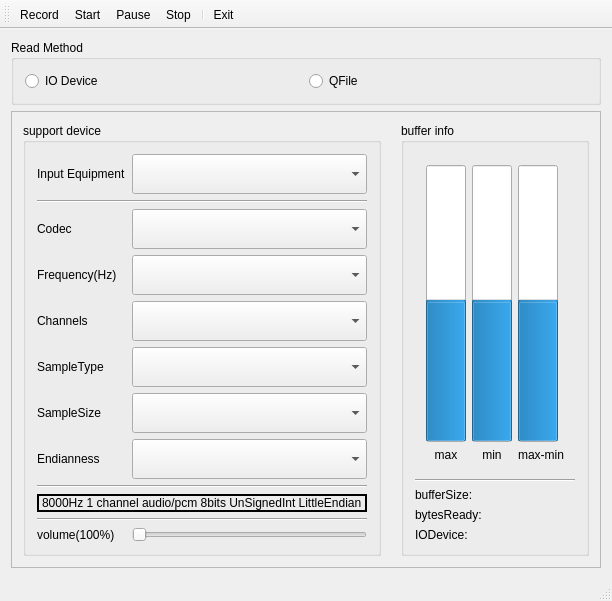
<?xml version="1.0" encoding="UTF-8"?>
<ui version="4.0">
 <class>AudioInput</class>
 <widget class="QMainWindow" name="AudioInput">
  <property name="geometry">
   <rect>
    <x>0</x>
    <y>0</y>
    <width>505</width>
    <height>530</height>
   </rect>
  </property>
  <property name="windowTitle">
   <string>AudioInput</string>
  </property>
  <widget class="QWidget" name="centralWidget">
   <layout class="QVBoxLayout" name="verticalLayout" stretch="1,5">
    <item>
     <widget class="QGroupBox" name="groupBox">
      <property name="title">
       <string>Read Method</string>
      </property>
      <layout class="QHBoxLayout" name="horizontalLayout" stretch="0,0">
       <item>
        <widget class="QRadioButton" name="rbtDevice">
         <property name="text">
          <string>IO Device</string>
         </property>
        </widget>
       </item>
       <item>
        <widget class="QRadioButton" name="rbtQFile">
         <property name="text">
          <string>QFile</string>
         </property>
        </widget>
       </item>
      </layout>
     </widget>
    </item>
    <item>
     <widget class="QFrame" name="frame">
      <property name="frameShape">
       <enum>QFrame::StyledPanel</enum>
      </property>
      <property name="frameShadow">
       <enum>QFrame::Raised</enum>
      </property>
      <layout class="QHBoxLayout" name="horizontalLayout_2" stretch="1,1">
       <property name="spacing">
        <number>20</number>
       </property>
       <item>
        <widget class="QGroupBox" name="groupBoxDevice">
         <property name="title">
          <string>support device</string>
         </property>
         <layout class="QGridLayout" name="gridLayout">
          <item row="8" column="0" colspan="2">
           <widget class="Line" name="line_2">
            <property name="orientation">
             <enum>Qt::Horizontal</enum>
            </property>
           </widget>
          </item>
          <item row="2" column="0">
           <widget class="QLabel" name="label_2">
            <property name="text">
             <string>Codec</string>
            </property>
           </widget>
          </item>
          <item row="4" column="0">
           <widget class="QLabel" name="label_4">
            <property name="text">
             <string>Channels</string>
            </property>
           </widget>
          </item>
          <item row="7" column="0">
           <widget class="QLabel" name="label_7">
            <property name="text">
             <string>Endianness</string>
            </property>
           </widget>
          </item>
          <item row="10" column="0" colspan="2">
           <widget class="Line" name="line_3">
            <property name="orientation">
             <enum>Qt::Horizontal</enum>
            </property>
           </widget>
          </item>
          <item row="5" column="1">
           <widget class="QComboBox" name="cbSampleType">
            <property name="minimumSize">
             <size>
              <width>0</width>
              <height>40</height>
             </size>
            </property>
           </widget>
          </item>
          <item row="3" column="1">
           <widget class="QComboBox" name="cbFrequency">
            <property name="minimumSize">
             <size>
              <width>0</width>
              <height>40</height>
             </size>
            </property>
           </widget>
          </item>
          <item row="5" column="0">
           <widget class="QLabel" name="label_5">
            <property name="text">
             <string>SampleType</string>
            </property>
           </widget>
          </item>
          <item row="11" column="0">
           <widget class="QLabel" name="labelVolume">
            <property name="text">
             <string>volume(100%)</string>
            </property>
           </widget>
          </item>
          <item row="7" column="1">
           <widget class="QComboBox" name="cbEndianess">
            <property name="minimumSize">
             <size>
              <width>0</width>
              <height>40</height>
             </size>
            </property>
           </widget>
          </item>
          <item row="4" column="1">
           <widget class="QComboBox" name="cbChannels">
            <property name="minimumSize">
             <size>
              <width>0</width>
              <height>40</height>
             </size>
            </property>
           </widget>
          </item>
          <item row="6" column="0">
           <widget class="QLabel" name="label_6">
            <property name="text">
             <string>SampleSize</string>
            </property>
           </widget>
          </item>
          <item row="0" column="1">
           <widget class="QComboBox" name="cbEquip">
            <property name="minimumSize">
             <size>
              <width>0</width>
              <height>40</height>
             </size>
            </property>
           </widget>
          </item>
          <item row="2" column="1">
           <widget class="QComboBox" name="cbCodec">
            <property name="minimumSize">
             <size>
              <width>0</width>
              <height>40</height>
             </size>
            </property>
           </widget>
          </item>
          <item row="9" column="0" colspan="2">
           <widget class="QLabel" name="label_8">
            <property name="frameShape">
             <enum>QFrame::WinPanel</enum>
            </property>
            <property name="text">
             <string>8000Hz 1 channel audio/pcm 8bits UnSignedInt LittleEndian</string>
            </property>
           </widget>
          </item>
          <item row="11" column="1">
           <widget class="QSlider" name="SliderVolume">
            <property name="orientation">
             <enum>Qt::Horizontal</enum>
            </property>
           </widget>
          </item>
          <item row="3" column="0">
           <widget class="QLabel" name="label_3">
            <property name="text">
             <string>Frequency(Hz)</string>
            </property>
           </widget>
          </item>
          <item row="1" column="0" colspan="2">
           <widget class="Line" name="line">
            <property name="orientation">
             <enum>Qt::Horizontal</enum>
            </property>
           </widget>
          </item>
          <item row="6" column="1">
           <widget class="QComboBox" name="cbSampleSize">
            <property name="minimumSize">
             <size>
              <width>0</width>
              <height>40</height>
             </size>
            </property>
           </widget>
          </item>
          <item row="0" column="0">
           <widget class="QLabel" name="label">
            <property name="text">
             <string>Input Equipment</string>
            </property>
           </widget>
          </item>
         </layout>
        </widget>
       </item>
       <item>
        <widget class="QGroupBox" name="groupBoxBuffer">
         <property name="title">
          <string>buffer info</string>
         </property>
         <layout class="QGridLayout" name="gridLayout_3">
          <item row="9" column="0">
           <widget class="QLabel" name="labelIODevice">
            <property name="text">
             <string>IODevice:</string>
            </property>
           </widget>
          </item>
          <item row="0" column="0">
           <widget class="QWidget" name="widget" native="true">
            <layout class="QGridLayout" name="gridLayout_2" rowstretch="0,0,0,0" columnstretch="2,1,2,0">
             <item row="0" column="1">
              <widget class="QProgressBar" name="pbMin">
               <property name="minimumSize">
                <size>
                 <width>40</width>
                 <height>0</height>
                </size>
               </property>
               <property name="layoutDirection">
                <enum>Qt::LeftToRight</enum>
               </property>
               <property name="autoFillBackground">
                <bool>false</bool>
               </property>
               <property name="inputMethodHints">
                <set>Qt::ImhDigitsOnly</set>
               </property>
               <property name="value">
                <number>50</number>
               </property>
               <property name="textVisible">
                <bool>false</bool>
               </property>
               <property name="orientation">
                <enum>Qt::Vertical</enum>
               </property>
               <property name="invertedAppearance">
                <bool>false</bool>
               </property>
               <property name="textDirection">
                <enum>QProgressBar::TopToBottom</enum>
               </property>
              </widget>
             </item>
             <item row="0" column="0">
              <widget class="QProgressBar" name="pbMax">
               <property name="minimumSize">
                <size>
                 <width>40</width>
                 <height>0</height>
                </size>
               </property>
               <property name="layoutDirection">
                <enum>Qt::LeftToRight</enum>
               </property>
               <property name="autoFillBackground">
                <bool>false</bool>
               </property>
               <property name="inputMethodHints">
                <set>Qt::ImhDigitsOnly</set>
               </property>
               <property name="value">
                <number>50</number>
               </property>
               <property name="textVisible">
                <bool>false</bool>
               </property>
               <property name="orientation">
                <enum>Qt::Vertical</enum>
               </property>
               <property name="invertedAppearance">
                <bool>false</bool>
               </property>
               <property name="textDirection">
                <enum>QProgressBar::TopToBottom</enum>
               </property>
              </widget>
             </item>
             <item row="0" column="2">
              <widget class="QProgressBar" name="pbDifference">
               <property name="minimumSize">
                <size>
                 <width>40</width>
                 <height>0</height>
                </size>
               </property>
               <property name="layoutDirection">
                <enum>Qt::LeftToRight</enum>
               </property>
               <property name="autoFillBackground">
                <bool>false</bool>
               </property>
               <property name="inputMethodHints">
                <set>Qt::ImhDigitsOnly</set>
               </property>
               <property name="value">
                <number>50</number>
               </property>
               <property name="textVisible">
                <bool>false</bool>
               </property>
               <property name="orientation">
                <enum>Qt::Vertical</enum>
               </property>
               <property name="invertedAppearance">
                <bool>false</bool>
               </property>
               <property name="textDirection">
                <enum>QProgressBar::TopToBottom</enum>
               </property>
              </widget>
             </item>
             <item row="1" column="0">
              <widget class="QLabel" name="label_10">
               <property name="text">
                <string>max</string>
               </property>
               <property name="alignment">
                <set>Qt::AlignCenter</set>
               </property>
              </widget>
             </item>
             <item row="1" column="1">
              <widget class="QLabel" name="label_11">
               <property name="text">
                <string>min</string>
               </property>
               <property name="alignment">
                <set>Qt::AlignCenter</set>
               </property>
              </widget>
             </item>
             <item row="1" column="2">
              <widget class="QLabel" name="label_12">
               <property name="text">
                <string>max-min</string>
               </property>
               <property name="alignment">
                <set>Qt::AlignCenter</set>
               </property>
              </widget>
             </item>
            </layout>
           </widget>
          </item>
          <item row="3" column="0">
           <widget class="Line" name="line_4">
            <property name="orientation">
             <enum>Qt::Horizontal</enum>
            </property>
           </widget>
          </item>
          <item row="7" column="0">
           <widget class="QLabel" name="labelBufferSize">
            <property name="text">
             <string>bufferSize:</string>
            </property>
           </widget>
          </item>
          <item row="8" column="0">
           <widget class="QLabel" name="labelBytesReady">
            <property name="text">
             <string>bytesReady:</string>
            </property>
           </widget>
          </item>
         </layout>
        </widget>
       </item>
      </layout>
     </widget>
    </item>
   </layout>
  </widget>
  <widget class="QMenuBar" name="menuBar">
   <property name="geometry">
    <rect>
     <x>0</x>
     <y>0</y>
     <width>505</width>
     <height>17</height>
    </rect>
   </property>
  </widget>
  <widget class="QToolBar" name="mainToolBar">
   <property name="toolButtonStyle">
    <enum>Qt::ToolButtonTextBesideIcon</enum>
   </property>
   <attribute name="toolBarArea">
    <enum>TopToolBarArea</enum>
   </attribute>
   <attribute name="toolBarBreak">
    <bool>false</bool>
   </attribute>
   <addaction name="actionRecord"/>
   <addaction name="actionStart"/>
   <addaction name="actionPause"/>
   <addaction name="actionStop"/>
   <addaction name="separator"/>
   <addaction name="actionExit"/>
  </widget>
  <widget class="QStatusBar" name="statusBar"/>
  <action name="actionRecord">
   <property name="icon">
    <iconset resource="res.qrc">
     <normaloff>:/images/5.ico</normaloff>:/images/5.ico</iconset>
   </property>
   <property name="text">
    <string>Record</string>
   </property>
  </action>
  <action name="actionPause">
   <property name="icon">
    <iconset resource="res.qrc">
     <normaloff>:/images/622.bmp</normaloff>:/images/622.bmp</iconset>
   </property>
   <property name="text">
    <string>Pause</string>
   </property>
  </action>
  <action name="actionStop">
   <property name="icon">
    <iconset resource="res.qrc">
     <normaloff>:/images/624.bmp</normaloff>:/images/624.bmp</iconset>
   </property>
   <property name="text">
    <string>Stop</string>
   </property>
  </action>
  <action name="actionExit">
   <property name="icon">
    <iconset resource="res.qrc">
     <normaloff>:/images/132.bmp</normaloff>:/images/132.bmp</iconset>
   </property>
   <property name="text">
    <string>Exit</string>
   </property>
  </action>
  <action name="actionStart">
   <property name="icon">
    <iconset resource="res.qrc">
     <normaloff>:/images/626.bmp</normaloff>:/images/626.bmp</iconset>
   </property>
   <property name="text">
    <string>Start</string>
   </property>
  </action>
 </widget>
 <layoutdefault spacing="6" margin="11"/>
 <resources>
  <include location="res.qrc"/>
 </resources>
 <connections>
  <connection>
   <sender>actionExit</sender>
   <signal>triggered()</signal>
   <receiver>AudioInput</receiver>
   <slot>close()</slot>
   <hints>
    <hint type="sourcelabel">
     <x>-1</x>
     <y>-1</y>
    </hint>
    <hint type="destinationlabel">
     <x>252</x>
     <y>264</y>
    </hint>
   </hints>
  </connection>
 </connections>
</ui>
